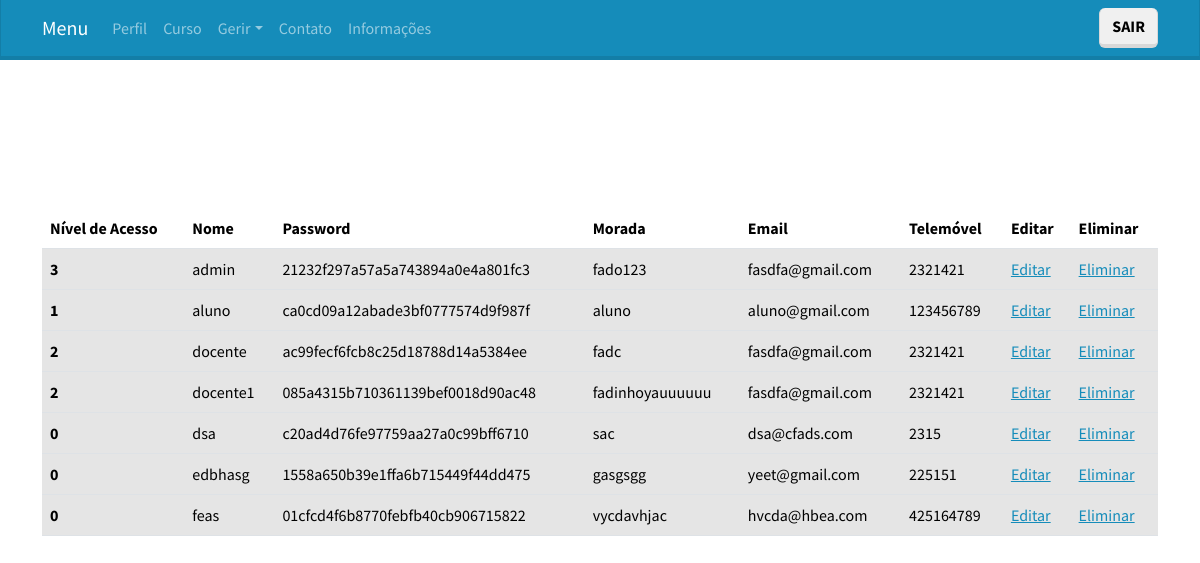
The page /paginas/utilizadores.php (signed in) on the database its author committed.
### tables this page shows
CREATE TABLE `utilizador` (
  `nome` varchar(60) NOT NULL,
  `password` varchar(100) NOT NULL,
  `morada` varchar(100) NOT NULL,
  `email` varchar(100) NOT NULL,
  `telemovel` int(10) NOT NULL,
  `tipo_utilizador` int(1) NOT NULL DEFAULT 0
);

### paginas/utilizadores.php (the view, shortened to what this page needs)
<!DOCTYPE html>
<?php include 'cabecalho.php'; include '../basedados/basedados.h';?>
<?php  $sql = "SELECT * FROM utilizador";
        $result = mysqli_query($conn, $sql);?>
<?php if (!empty($_SESSION['tipo_utilizador']) &&  $_SESSION['tipo_utilizador'] == 3) : ?>
<html lang="pt">
<head>
    <link rel="stylesheet" href="bootstrap.css">
</head>
<body>
            <div class="container d-flex justify-content-center align-items-center" style="height: 80vh;">
                <table class="table table-hover">
                    <thead>
                        <tr>
                            <th scope="col">Nível de Acesso</th>
                            <th scope="col">Nome</th>
                            <th scope="col">Password</th>
                            <th scope="col">Morada</th>
                            <th scope="col">Email</th>
                            <th scope="col">Telemóvel</th>
                            <th scope="col">Editar</th>
                            <th scope="col">Eliminar</th>
                        </tr>
                    </thead>
                    <tbody>
                        <?php
                        while ($row = mysqli_fetch_assoc($result)) {
                            ?>
                            <tr class="table-active">
                                <th scope="row"><?php echo $row['tipo_utilizador']; ?></th>
                                <td><?php echo $row['nome']; ?></td>
                                <td><?php echo $row['password']; ?></td>
                                <td><?php echo $row['morada']; ?></td>
                                <td><?php echo $row['email']; ?></td>
                                <td><?php echo $row['telemovel']; ?></td>
                                <?php
                                echo "<td><a href=\"editarUtilizadorformulario.php?nome=". $row['nome']."\">Editar</a></td>";
                                echo "<td><a href=\"eliminarUtilizadorformulario.php?nome=". $row['nome']."\">Eliminar</a></td> ";
                                ?>
                            </tr>
                            <?php
                        }
                        ?>
                    </tbody>
                </table>
            </div>
        </body>
</html>
<?php else: header("Location:Erro.php");?>
<?php endif ?>

### paginas/cabecalho.php (shortened to what this page needs)
<!DOCTYPE html>
<html>
<head>
    <link rel="stylesheet" href="bootstrap.css">
</head>
<body>
    <nav class="navbar navbar-expand-lg bg-primary" data-bs-theme="dark">
        <div class="container">
            <a class="navbar-brand" href="index.php">Menu</a>
            <div class="collapse navbar-collapse justify-content-between" id="navbarNav">
                <ul class="navbar-nav  nav nav-pills" >
                    <?php
                    if (isset($_SESSION['tipo_utilizador']) && $_SESSION['tipo_utilizador'] > 0){
                        switch ($_SESSION['tipo_utilizador']){
                                ?>
                                <?php
                            case '3':
                                ?>
                                <li class="nav-item">
                                    <a class="nav-link" href="perfil.php">Perfil</a>
                                </li>
                                <li class="nav-item">
                                    <a class="nav-link" href="curso.php">Curso</a>
                                </li>
                                  <li class="nav-item dropdown">
                                    <a class="nav-link dropdown-toggle" data-bs-toggle="dropdown" role="button"
                                    aria-haspopup="true" aria-expanded="false">Gerir</a>
                                  </li>
                                <?php
                                break;
                        }
                    }
                    ?>
                    <li class="nav-item">
                        <a class="nav-link" href="contato.php">Contato</a>
                    </li>
                    <li class="nav-item">
                        <a class="nav-link" href="contato.php">Informações</a>
                    </li>
                </ul>
                <ul class="navbar-nav">
                    <?php
                    if (!isset($_SESSION['tipo_utilizador'])):
                    ?>
                        <li class="nav-item">
                            <a class="btn btn-secondary my-0 my-sm-0" href="registarformulario.php">Registar</a>
                        </li>
                        <li class="nav-item">
                            <a class="btn btn-secondary my-0 my-sm-0" href="loginformulario.php">Login</a>
                        </li>
                    <?php else: ?>
                        <li class="nav-item">
                            <a class="btn btn-secondary my-0 my-sm-0" href="sair.php">Sair</a>
                        </li>
                    <?php endif; ?>
                </ul>
            </div>
        </div>
    </nav>
</body>
</html>

### rows shown on the page
utilizador: tipo_utilizador "3", nome "admin", password "21232f297a57a5a743894a0e4a801fc3", morada "fado123", email "fasdfa@gmail.com", telemovel "2321421"
utilizador: tipo_utilizador "1", nome "aluno", password "ca0cd09a12abade3bf0777574d9f987f", morada "aluno", email "aluno@gmail.com", telemovel "123456789"
utilizador: tipo_utilizador "2", nome "docente", password "ac99fecf6fcb8c25d18788d14a5384ee", morada "fadc", email "fasdfa@gmail.com", telemovel "2321421"
utilizador: tipo_utilizador "2", nome "docente1", password "085a4315b710361139bef0018d90ac48", morada "fadinhoyauuuuuu", email "fasdfa@gmail.com", telemovel "2321421"
utilizador: tipo_utilizador "0", nome "dsa", password "c20ad4d76fe97759aa27a0c99bff6710", morada "sac", email "dsa@cfads.com", telemovel "2315"
utilizador: tipo_utilizador "0", nome "edbhasg", password "1558a650b39e1ffa6b715449f44dd475", morada "gasgsgg", email "yeet@gmail.com", telemovel "225151"
utilizador: tipo_utilizador "0", nome "feas", password "01cfcd4f6b8770febfb40cb906715822", morada "vycdavhjac", email "hvcda@hbea.com", telemovel "425164789"
